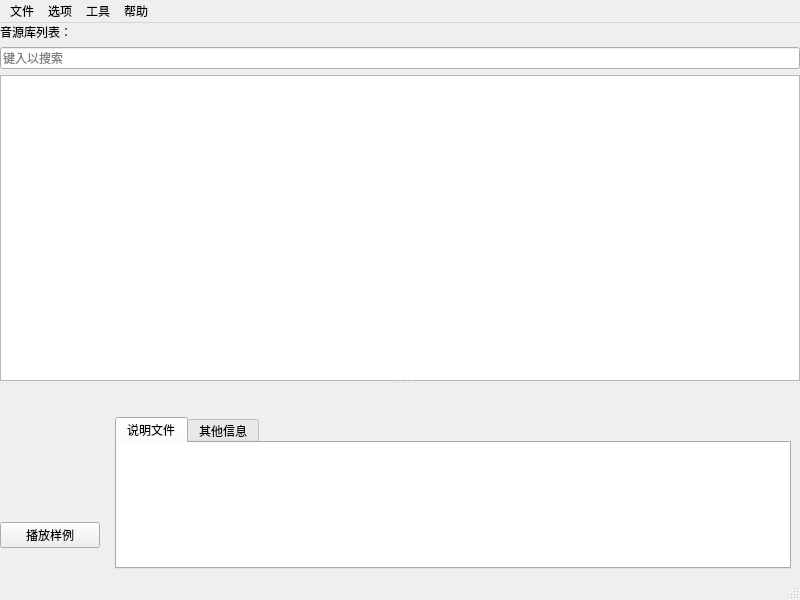
<?xml version="1.0" encoding="UTF-8"?>
<ui version="4.0">
 <class>VoicebankManagerWindow</class>
 <widget class="QMainWindow" name="VoicebankManagerWindow">
  <property name="geometry">
   <rect>
    <x>0</x>
    <y>0</y>
    <width>800</width>
    <height>600</height>
   </rect>
  </property>
  <property name="windowTitle">
   <string>音源管理器</string>
  </property>
  <widget class="QWidget" name="centralwidget">
   <layout class="QGridLayout" name="gridLayout_2">
    <property name="leftMargin">
     <number>0</number>
    </property>
    <property name="topMargin">
     <number>0</number>
    </property>
    <property name="rightMargin">
     <number>0</number>
    </property>
    <property name="bottomMargin">
     <number>0</number>
    </property>
    <item row="0" column="0">
     <widget class="QSplitter" name="informationAndListSplitter">
      <property name="orientation">
       <enum>Qt::Vertical</enum>
      </property>
      <widget class="QWidget" name="voiceBankListWidget" native="true">
       <property name="sizePolicy">
        <sizepolicy hsizetype="Expanding" vsizetype="Expanding">
         <horstretch>0</horstretch>
         <verstretch>0</verstretch>
        </sizepolicy>
       </property>
       <layout class="QGridLayout" name="gridLayout" rowstretch="0,1,1">
        <item row="0" column="0">
         <widget class="QLabel" name="voicebankListTitleLabel">
          <property name="text">
           <string>音源库列表：</string>
          </property>
         </widget>
        </item>
        <item row="0" column="1">
         <widget class="QLabel" name="voicebankCountLabel">
          <property name="text">
           <string/>
          </property>
          <property name="alignment">
           <set>Qt::AlignRight|Qt::AlignTrailing|Qt::AlignVCenter</set>
          </property>
         </widget>
        </item>
        <item row="1" column="0" colspan="2">
         <widget class="QLineEdit" name="searchLineEdit">
          <property name="placeholderText">
           <string>键入以搜索</string>
          </property>
          <property name="clearButtonEnabled">
           <bool>true</bool>
          </property>
         </widget>
        </item>
        <item row="2" column="0" colspan="2">
         <widget class="QSplitter" name="categoryAndLabelsAndListSplitter">
          <property name="orientation">
           <enum>Qt::Horizontal</enum>
          </property>
          <widget class="QTableView" name="voiceBanksTableView">
           <property name="contextMenuPolicy">
            <enum>Qt::CustomContextMenu</enum>
           </property>
           <property name="selectionMode">
            <enum>QAbstractItemView::ExtendedSelection</enum>
           </property>
           <property name="selectionBehavior">
            <enum>QAbstractItemView::SelectRows</enum>
           </property>
           <property name="sortingEnabled">
            <bool>true</bool>
           </property>
           <attribute name="horizontalHeaderDefaultSectionSize">
            <number>200</number>
           </attribute>
           <attribute name="horizontalHeaderHighlightSections">
            <bool>false</bool>
           </attribute>
           <attribute name="horizontalHeaderShowSortIndicator" stdset="0">
            <bool>true</bool>
           </attribute>
           <attribute name="horizontalHeaderStretchLastSection">
            <bool>true</bool>
           </attribute>
          </widget>
         </widget>
        </item>
       </layout>
      </widget>
      <widget class="QWidget" name="voiceBankBriefInfomationWidget" native="true">
       <layout class="QHBoxLayout" name="horizontalLayout">
        <property name="topMargin">
         <number>0</number>
        </property>
        <property name="bottomMargin">
         <number>0</number>
        </property>
        <item>
         <widget class="QWidget" name="voicebankIconWidget" native="true">
          <property name="maximumSize">
           <size>
            <width>100</width>
            <height>16777215</height>
           </size>
          </property>
          <layout class="QVBoxLayout" name="voiceIconLayout">
           <property name="leftMargin">
            <number>0</number>
           </property>
           <property name="topMargin">
            <number>0</number>
           </property>
           <property name="rightMargin">
            <number>0</number>
           </property>
           <property name="bottomMargin">
            <number>0</number>
           </property>
           <item>
            <spacer name="verticalSpacer">
             <property name="orientation">
              <enum>Qt::Vertical</enum>
             </property>
             <property name="sizeHint" stdset="0">
              <size>
               <width>0</width>
               <height>0</height>
              </size>
             </property>
            </spacer>
           </item>
           <item>
            <widget class="QLabel" name="voicebankImage">
             <property name="sizePolicy">
              <sizepolicy hsizetype="Fixed" vsizetype="Fixed">
               <horstretch>0</horstretch>
               <verstretch>0</verstretch>
              </sizepolicy>
             </property>
             <property name="minimumSize">
              <size>
               <width>100</width>
               <height>100</height>
              </size>
             </property>
             <property name="maximumSize">
              <size>
               <width>100</width>
               <height>100</height>
              </size>
             </property>
             <property name="contextMenuPolicy">
              <enum>Qt::CustomContextMenu</enum>
             </property>
             <property name="text">
              <string/>
             </property>
             <property name="alignment">
              <set>Qt::AlignCenter</set>
             </property>
            </widget>
           </item>
           <item>
            <widget class="QPushButton" name="playSamplebutton">
             <property name="enabled">
              <bool>true</bool>
             </property>
             <property name="text">
              <string>播放样例</string>
             </property>
            </widget>
           </item>
           <item>
            <spacer name="verticalSpacer_2">
             <property name="orientation">
              <enum>Qt::Vertical</enum>
             </property>
             <property name="sizeHint" stdset="0">
              <size>
               <width>0</width>
               <height>0</height>
              </size>
             </property>
            </spacer>
           </item>
          </layout>
         </widget>
        </item>
        <item>
         <widget class="QWidget" name="voiceInformationAreaWidget" native="true">
          <property name="sizePolicy">
           <sizepolicy hsizetype="Preferred" vsizetype="Preferred">
            <horstretch>0</horstretch>
            <verstretch>0</verstretch>
           </sizepolicy>
          </property>
          <layout class="QVBoxLayout" name="verticalLayout_2" stretch="0,0">
           <item>
            <widget class="QLabel" name="voicebankNameLabel">
             <property name="font">
              <font>
               <pointsize>11</pointsize>
               <weight>75</weight>
               <bold>true</bold>
              </font>
             </property>
             <property name="text">
              <string notr="true"/>
             </property>
             <property name="textInteractionFlags">
              <set>Qt::LinksAccessibleByMouse|Qt::TextSelectableByMouse</set>
             </property>
            </widget>
           </item>
           <item>
            <widget class="QTabWidget" name="voiceInformationTabWidget">
             <property name="currentIndex">
              <number>0</number>
             </property>
             <widget class="QWidget" name="readmeTab">
              <attribute name="title">
               <string>说明文件</string>
              </attribute>
              <layout class="QGridLayout" name="gridLayout_3">
               <property name="leftMargin">
                <number>0</number>
               </property>
               <property name="topMargin">
                <number>0</number>
               </property>
               <property name="rightMargin">
                <number>0</number>
               </property>
               <property name="bottomMargin">
                <number>0</number>
               </property>
               <item row="0" column="0">
                <widget class="QTextBrowser" name="voicebankReadmeTextBrowser">
                 <property name="sizePolicy">
                  <sizepolicy hsizetype="Expanding" vsizetype="Ignored">
                   <horstretch>0</horstretch>
                   <verstretch>0</verstretch>
                  </sizepolicy>
                 </property>
                 <property name="focusPolicy">
                  <enum>Qt::ClickFocus</enum>
                 </property>
                 <property name="frameShape">
                  <enum>QFrame::NoFrame</enum>
                 </property>
                </widget>
               </item>
              </layout>
             </widget>
             <widget class="QWidget" name="informationTab">
              <attribute name="title">
               <string>其他信息</string>
              </attribute>
              <layout class="QGridLayout" name="gridLayout_4">
               <property name="leftMargin">
                <number>0</number>
               </property>
               <property name="topMargin">
                <number>0</number>
               </property>
               <property name="rightMargin">
                <number>0</number>
               </property>
               <property name="bottomMargin">
                <number>0</number>
               </property>
               <item row="0" column="0">
                <widget class="QTextBrowser" name="voicebankInformationTextBrowser">
                 <property name="sizePolicy">
                  <sizepolicy hsizetype="Expanding" vsizetype="Ignored">
                   <horstretch>0</horstretch>
                   <verstretch>0</verstretch>
                  </sizepolicy>
                 </property>
                 <property name="focusPolicy">
                  <enum>Qt::ClickFocus</enum>
                 </property>
                 <property name="frameShape">
                  <enum>QFrame::NoFrame</enum>
                 </property>
                </widget>
               </item>
              </layout>
             </widget>
            </widget>
           </item>
          </layout>
         </widget>
        </item>
       </layout>
      </widget>
     </widget>
    </item>
   </layout>
  </widget>
  <widget class="QMenuBar" name="menubar">
   <property name="geometry">
    <rect>
     <x>0</x>
     <y>0</y>
     <width>800</width>
     <height>26</height>
    </rect>
   </property>
   <widget class="QMenu" name="menu_file">
    <property name="title">
     <string>文件</string>
    </property>
    <addaction name="actionRefresh"/>
    <addaction name="separator"/>
    <addaction name="actionOutside_VoiceBanks"/>
    <addaction name="actionIgnored_folders"/>
    <addaction name="actionView_scan_details"/>
    <addaction name="separator"/>
    <addaction name="actionExit"/>
   </widget>
   <widget class="QMenu" name="menu_preference">
    <property name="title">
     <string>选项</string>
    </property>
    <widget class="QMenu" name="menuLanguage">
     <property name="title">
      <string>语言（Language）</string>
     </property>
     <addaction name="actionAuto_detect"/>
     <addaction name="actionDon_t_translate"/>
     <addaction name="actionLoad_a_translation_file"/>
    </widget>
    <addaction name="actionMonitor_Folders"/>
    <addaction name="actionuse_old_watched_folder_scan_strategy"/>
    <addaction name="separator"/>
    <addaction name="actionDefault_TextCodec"/>
    <addaction name="separator"/>
    <addaction name="actionSet_Thread_Pool_Max_Count"/>
    <addaction name="separator"/>
    <addaction name="menuLanguage"/>
    <addaction name="separator"/>
    <addaction name="actionshow_more_infomation_in_total_count_label"/>
   </widget>
   <widget class="QMenu" name="menu_help">
    <property name="title">
     <string>帮助</string>
    </property>
    <addaction name="actionAbout"/>
    <addaction name="actionAbout_Qt"/>
   </widget>
   <widget class="QMenu" name="menuTools">
    <property name="title">
     <string>工具</string>
    </property>
    <widget class="QMenu" name="menu">
     <property name="title">
      <string>（独立）编码转换器</string>
     </property>
     <addaction name="actionFor_text_file"/>
     <addaction name="actionFor_File_Name"/>
    </widget>
    <addaction name="actionEdit_Global_MoresamplerConfig"/>
    <addaction name="actionchoose_a_voicebank_randomly"/>
    <addaction name="menu"/>
   </widget>
   <addaction name="menu_file"/>
   <addaction name="menu_preference"/>
   <addaction name="menuTools"/>
   <addaction name="menu_help"/>
  </widget>
  <widget class="QStatusBar" name="statusbar"/>
  <action name="actionRefresh">
   <property name="text">
    <string>重载</string>
   </property>
   <property name="toolTip">
    <string>重新载入监视文件夹下的音源库</string>
   </property>
   <property name="statusTip">
    <string>重新载入监视文件夹下的音源库</string>
   </property>
  </action>
  <action name="actionSet_chosen_voicebank_s_oto_ini">
   <property name="text">
    <string>对选定的音源库进行原音设定（oto.ini）...</string>
   </property>
   <property name="toolTip">
    <string>在原音设定编辑器中编辑该音源库的oto.ini</string>
   </property>
   <property name="statusTip">
    <string>在原音设定编辑器中编辑该音源库的oto.ini</string>
   </property>
  </action>
  <action name="actionExit">
   <property name="text">
    <string>退出</string>
   </property>
   <property name="statusTip">
    <string>退出</string>
   </property>
  </action>
  <action name="actionMonitor_Folders">
   <property name="text">
    <string>监视文件夹...</string>
   </property>
   <property name="toolTip">
    <string>修改程序寻找音源的位置</string>
   </property>
   <property name="statusTip">
    <string>修改程序寻找音源的位置</string>
   </property>
  </action>
  <action name="actionDefault_TextCodec">
   <property name="text">
    <string>默认文本编码...</string>
   </property>
   <property name="toolTip">
    <string>修改程序读取音源文件时默认使用的编码</string>
   </property>
   <property name="statusTip">
    <string>修改程序读取音源文件时默认使用的编码</string>
   </property>
  </action>
  <action name="actionAbout">
   <property name="text">
    <string>关于</string>
   </property>
   <property name="toolTip">
    <string>关于本程序</string>
   </property>
   <property name="statusTip">
    <string>关于本程序</string>
   </property>
   <property name="menuRole">
    <enum>QAction::AboutRole</enum>
   </property>
  </action>
  <action name="actionAbout_Qt">
   <property name="text">
    <string>关于 Qt</string>
   </property>
   <property name="toolTip">
    <string>关于本程序使用的 Qt 框架</string>
   </property>
   <property name="statusTip">
    <string>关于本程序使用的 Qt 框架</string>
   </property>
   <property name="menuRole">
    <enum>QAction::AboutQtRole</enum>
   </property>
  </action>
  <action name="actionSet_Thread_Pool_Max_Count">
   <property name="text">
    <string>设置读取用线程池的最大大小...</string>
   </property>
   <property name="toolTip">
    <string>（高级）改变程序读取音源库时的最大线程数。请确保您在知道自己在做什么之后再更改此项设置。</string>
   </property>
   <property name="statusTip">
    <string>（高级）改变程序读取音源库时的最大线程数。请确保您在知道自己在做什么之后再更改此项设置。</string>
   </property>
  </action>
  <action name="actionEdit_Global_MoresamplerConfig">
   <property name="text">
    <string>编辑全局Moresampler设置</string>
   </property>
   <property name="toolTip">
    <string>在编辑器中打开一个moreconfig.txt并以全局模式编辑</string>
   </property>
   <property name="statusTip">
    <string>在编辑器中打开一个moreconfig.txt并以全局模式编辑</string>
   </property>
  </action>
  <action name="actionchoose_a_voicebank_randomly">
   <property name="text">
    <string>随机选择一个音源</string>
   </property>
   <property name="toolTip">
    <string>在音源列表中随机选择一个音源。在拿不定主意的时候说不定会有帮助。</string>
   </property>
   <property name="statusTip">
    <string>在音源列表中随机选择一个音源。在拿不定主意的时候说不定会有帮助。</string>
   </property>
  </action>
  <action name="actionFor_text_file">
   <property name="text">
    <string>转换文本文件...</string>
   </property>
   <property name="toolTip">
    <string>在文件编码转换器中打开一个文本文件</string>
   </property>
  </action>
  <action name="actionFor_File_Name">
   <property name="text">
    <string>转换文件名...</string>
   </property>
   <property name="toolTip">
    <string>在文件编码转换器中打开一个文件夹以转换文件名。程序只会转换当前文件夹下的文件和文件夹名。</string>
   </property>
   <property name="statusTip">
    <string>在文件编码转换器中打开一个文件夹以转换文件名。程序只会转换当前文件夹下的文件和文件夹名。</string>
   </property>
  </action>
  <action name="actionAuto_detect">
   <property name="checkable">
    <bool>true</bool>
   </property>
   <property name="checked">
    <bool>true</bool>
   </property>
   <property name="text">
    <string>自动推断（Auto detect）</string>
   </property>
   <property name="toolTip">
    <string>让程序自行确认所需使用的语言文件</string>
   </property>
   <property name="statusTip">
    <string>让程序自行确认所需使用的语言文件</string>
   </property>
  </action>
  <action name="actionDon_t_translate">
   <property name="checkable">
    <bool>true</bool>
   </property>
   <property name="text">
    <string>不翻译（简体中文）（Don't translate(Simplified Chinese)）</string>
   </property>
   <property name="toolTip">
    <string>不使用翻译文件。程序将显示为简体中文。</string>
   </property>
   <property name="statusTip">
    <string>不使用翻译文件。程序将显示为简体中文。</string>
   </property>
  </action>
  <action name="actionLoad_a_translation_file">
   <property name="checkable">
    <bool>true</bool>
   </property>
   <property name="text">
    <string>载入一个翻译文件（Load a translation file...）</string>
   </property>
   <property name="toolTip">
    <string>浏览一个外部翻译文件并载入程序。</string>
   </property>
   <property name="statusTip">
    <string>浏览一个外部翻译文件并载入程序。</string>
   </property>
  </action>
  <action name="actionOutside_VoiceBanks">
   <property name="text">
    <string>外部音源库...</string>
   </property>
   <property name="toolTip">
    <string>查看、添加、删除手动添加至程序列表中的音源库...</string>
   </property>
   <property name="statusTip">
    <string>查看、添加、删除手动添加至程序列表中的音源库...</string>
   </property>
  </action>
  <action name="actionuse_old_watched_folder_scan_strategy">
   <property name="checkable">
    <bool>true</bool>
   </property>
   <property name="text">
    <string>使用旧的音源文件夹扫描策略</string>
   </property>
   <property name="toolTip">
    <string>（旧版本）直接把监视文件夹的子文件夹认作音源文件夹，而不进行判断和递归查找</string>
   </property>
   <property name="statusTip">
    <string>（旧版本）直接把监视文件夹的子文件夹认作音源文件夹，而不进行判断和递归查找</string>
   </property>
  </action>
  <action name="actionshow_more_infomation_in_total_count_label">
   <property name="checkable">
    <bool>true</bool>
   </property>
   <property name="text">
    <string>在音源总数文本中显示更多信息</string>
   </property>
   <property name="toolTip">
    <string>开启后，程序将在音源总数文本中显示检测到的音源数量、忽略的文件夹数量、递归查找到的文件夹数量等信息。</string>
   </property>
   <property name="statusTip">
    <string>开启后，程序将在音源总数文本中显示检测到的音源数量、忽略的文件夹数量、递归查找到的文件夹数量等信息。</string>
   </property>
  </action>
  <action name="actionIgnored_folders">
   <property name="text">
    <string>忽略文件夹...</string>
   </property>
   <property name="toolTip">
    <string>指定程序要忽略哪些文件夹</string>
   </property>
   <property name="statusTip">
    <string>指定程序要忽略哪些文件夹</string>
   </property>
  </action>
  <action name="actionView_scan_details">
   <property name="text">
    <string>查看音源库扫描详情...</string>
   </property>
   <property name="toolTip">
    <string>查看程序扫描音源库相关的具体信息。</string>
   </property>
   <property name="statusTip">
    <string>查看程序扫描音源库相关的具体信息。</string>
   </property>
  </action>
 </widget>
 <resources/>
 <connections/>
</ui>
